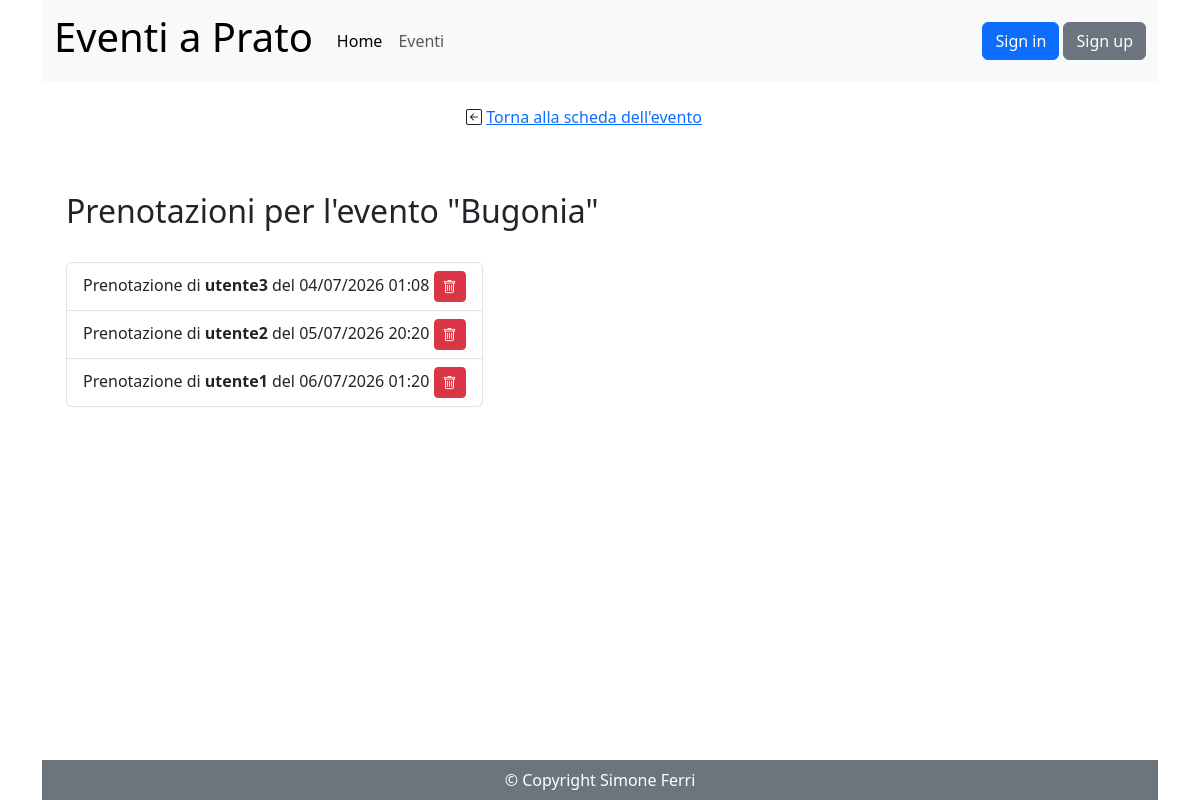
The page /eventi/7/prenotazioni/ on the database its author committed.
### eventi_gestione/models.py (models this page shows)
class Eventi(models.Model):
    nome_evento = models.CharField(max_length=100)
    descrizione_evento = models.TextField()
    tipo_evento = models.ForeignKey(Tipologia,on_delete=models.CASCADE)
    luogo_evento = models.CharField(max_length=100)
    data_ora_evento = models.DateTimeField()
    immagine_evento = models.ImageField(upload_to='eventi/', blank=True)
    posti_prenotabili = models.PositiveIntegerField(null=True, blank=True)
    prezzo = models.PositiveIntegerField(null=True, blank=True, default=0)
    pubblicato = models.BooleanField(default=False)
    annullato = models.BooleanField(default=False)
    creatore = models.ForeignKey(CustomUser, on_delete=models.CASCADE, related_name='eventi_creati', limit_choices_to={'groups__name': 'redattori'})
    def __str__(self):
        return self.nome_evento

### eventi_prenotazione/models.py (models this page shows, shortened)
class Prenotazione(models.Model):
    STATI_PRENOTAZIONE = [
        ('ATTIVA', 'Attiva'),
        ('CANCELLATA', 'Cancellata'),
    ]
    utente = models.ForeignKey(CustomUser, on_delete=models.CASCADE)
    evento = models.ForeignKey(Eventi, on_delete=models.CASCADE)
    data_prenotazione = models.DateTimeField(auto_now_add=True)
    stato = models.CharField(max_length=20, choices=STATI_PRENOTAZIONE, default='ATTIVA')
    class Meta:
        unique_together = ('utente', 'evento')

### eventi_accounts/models.py (models this page shows)
class CustomUser(AbstractUser):
    eta = models.PositiveIntegerField(null=True, blank=True, verbose_name="Età")
    telefono = models.PositiveIntegerField(null=True, blank=True)

### eventi_pagine/views.py (the view)
# urls.py: path('eventi/<int:evento_id>/prenotazioni/', EventPrenotazioniListView.as_view(), name='evento_prenotazioni'),
class EventPrenotazioniListView(ListView):
    model = Prenotazione
    template_name = 'prenotazioni_evento.html'
    context_object_name = 'prenotazioni'
    def get_queryset(self):
        self.evento = get_object_or_404(Eventi, pk=self.kwargs['evento_id'])
        return Prenotazione.objects.filter(evento=self.evento).order_by('data_prenotazione')
    def get_context_data(self, **kwargs):
        context = super().get_context_data(**kwargs)
        context['evento'] = self.evento
        return context

### eventi_pagine/templatetags/auth_extras.py (called while the page is built)
@register.filter(name='has_group')
def has_group(user, group_name):
    return user.groups.filter(name=group_name).exists()

### templates/prenotazioni_evento.html (shortened to what this page needs)
{% extends "base.html" %}
{% block content %}
    <nav class="navbar navbar-expand navbar-light bg-white mt-2">
        <div class="container-fluid d-flex justify-content-center">
            <div class="">
                <ul class="navbar-nav mb-2 mb-lg-0">
                    <li class="nav-item">
                        <div class="btn" role="button"><i class="bi bi-arrow-left-square"></i>   <a class="btn-link" href="/eventi/{{ evento.id }}/">Torna alla scheda dell'evento</a></div>
                    </li>
                <ul>
            </div>
        </div>
    </nav>
    <h2 class="mt-5">Prenotazioni per l'evento "{{ evento }}"</h2>
    {% if prenotazioni %}
        <div class="row">
            <div class="col-sm-auto">
                <ul class="mt-4 list-group">
                {% for prenotazione in prenotazioni %}
                    <li class="list-group-item"> Prenotazione di <strong>{{ prenotazione.utente }}</strong> del {{ prenotazione.data_prenotazione|date:"d/m/Y H:i" }}
                        <button type="button" class="btn btn-danger btn-sm" data-bs-toggle="modal" data-bs-target="#eliminaConferma" data-utente-nome="{{ prenotazione.utente }}"
                        data-url-cancellazione="{% url 'cancella_prenotazione_evento' prenotazione.id %}">
                            <i class="bi bi-trash"></i> <span class="visually-hidden">Elimina</span>
                        </button>
                    </li>
                {% endfor %}
                </ul>
            </div>
        </div>
    {% endif %}
{% endblock content %}

### rows shown on the page
Eventi: nome_evento "Bugonia"
Prenotazione: utente "utente3", data_prenotazione "04/07/2026 01:08"
Prenotazione: utente "utente2", data_prenotazione "05/07/2026 20:20"
Prenotazione: utente "utente1", data_prenotazione "06/07/2026 01:20"
